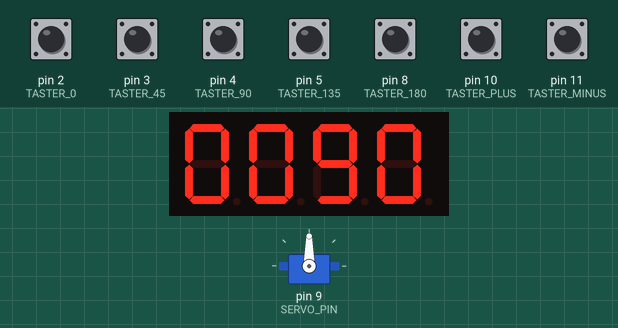
The sketch below on a simulated Arduino Uno, built with avr-gcc and run on an emulated ATmega328P. Parts: servo, 4-digit seven-segment display. Inputs (shaded band) come from the test bench; at power-on: pin 2 (TASTER_0), pin 3 (TASTER_45), pin 4 (TASTER_90), pin 5 (TASTER_135), pin 8 (TASTER_180), pin 10 (TASTER_PLUS), pin 11 (TASTER_MINUS) HIGH.

Above: at 1.2 s.
1.3 s: pin 2 (TASTER_0) pulled LOW for 0.15 s
At 2.5 s:
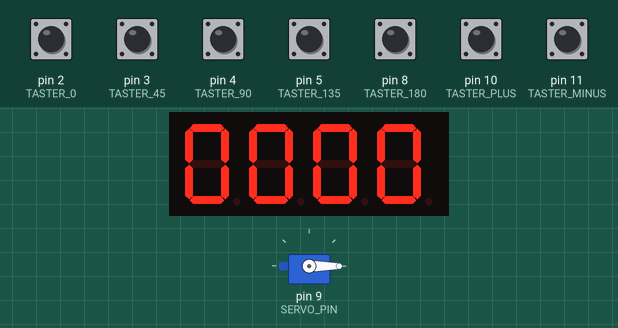
2.9 s: pin 3 (TASTER_45) pulled LOW for 0.15 s
At 4.1 s:
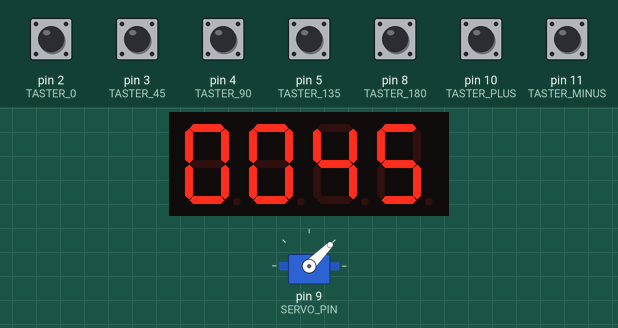
4.5 s: pin 11 (TASTER_MINUS) pulled LOW for 1 s
At 6.7 s:
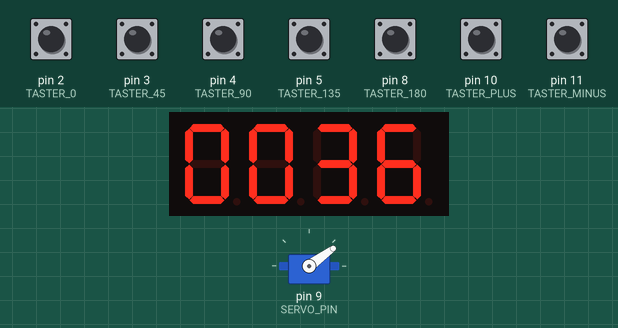
7.0 s: pin 5 (TASTER_135) pulled LOW for 0.15 s
At 8.2 s:
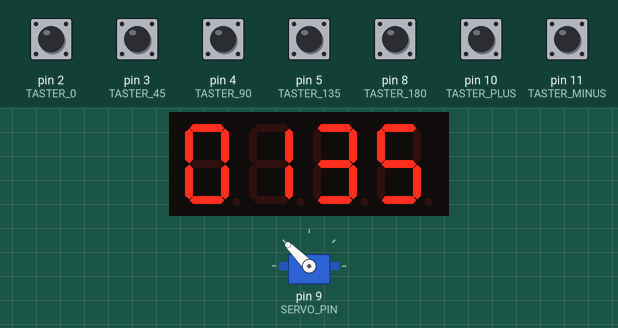
8.6 s: pin 8 (TASTER_180) pulled LOW for 0.15 s
At 9.8 s:
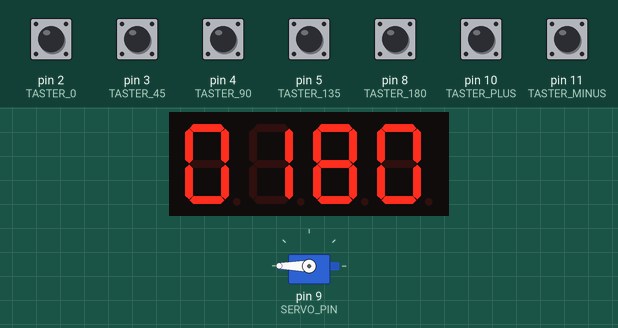
10.2 s: pin 11 (TASTER_MINUS) pulled LOW for 0.15 s
At 11.1 s:
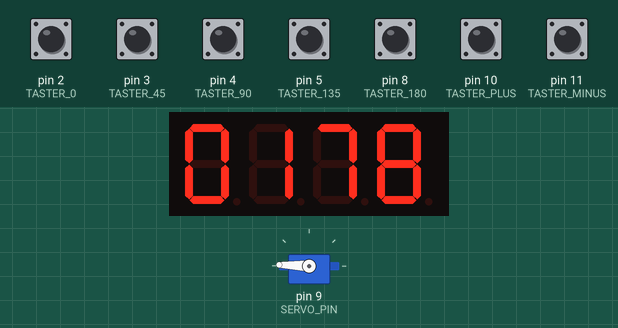
Timing chart, 0 to 12.8 s (numbered marks = the images above; inputs shaded):
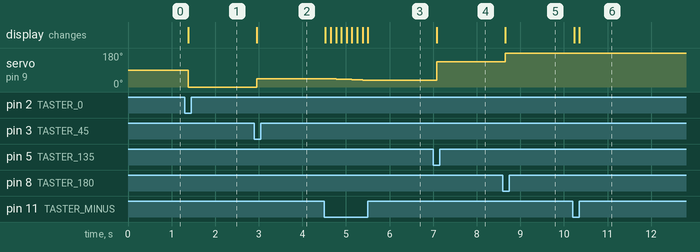

Measured:
- after the input at 1.3 s, servo on pin 9 (SERVO_PIN): 90° → 0° after 0.08 s; the display: changes after 0.08 s (image 1)
- after the input at 2.9 s, servo on pin 9 (SERVO_PIN): 0° → 45° after 0.05 s; the display: changes after 0.05 s (image 2)
- after the input at 4.5 s, servo on pin 9 (SERVO_PIN): moves from 45° to 36° over 0.95 s, starting at once; the display: first changes at once (image 3 shows a later state)
- after the input at 7.0 s, servo on pin 9 (SERVO_PIN): 36° → 135° after 0.08 s; the display: changes after 0.08 s (image 4)
- after the input at 8.6 s, servo on pin 9 (SERVO_PIN): 135° → 180° after 0.05 s; the display: changes after 0.05 s (image 5)
- after the input at 10.2 s, servo on pin 9 (SERVO_PIN): 180° → 179° at once, → 178° 0.10 s later; the display: first changes at once (image 6 shows a later state)

The sketch:

Servo_TM1637_Taster.ino
```cpp
#include <Servo.h>
#include <TM1637Display.h>

// TM1637 7-Segment-Display Pins
#define CLK 6  // TM1637 Clock-Pin
#define DIO 7  // TM1637 Data-Pin

TM1637Display display(CLK, DIO);
Servo meinServo;

// Servo-Pin
#define SERVO_PIN 9

// Taster-Pins einzeln definieren
#define TASTER_0   2  // Taster für 0°
#define TASTER_45  3  // Taster für 45°
#define TASTER_90  4  // Taster für 90°
#define TASTER_135 5  // Taster für 135°
#define TASTER_180 8  // Taster für 180°
#define TASTER_PLUS 10  // Taster für +1°
#define TASTER_MINUS 11 // Taster für -1°

int servoWinkel = 90; // Startposition des Servos (Mitte)


void setup() {
  // Servo initialisieren
  meinServo.attach(SERVO_PIN);

  // Display-Helligkeit setzen (0-7, 7 = Maximum)
  display.setBrightness(7);

  // Taster als Eingänge mit internem Pullup-Widerstand
  pinMode(TASTER_0, INPUT_PULLUP);
  pinMode(TASTER_45, INPUT_PULLUP);
  pinMode(TASTER_90, INPUT_PULLUP);
  pinMode(TASTER_135, INPUT_PULLUP);
  pinMode(TASTER_180, INPUT_PULLUP);
  pinMode(TASTER_PLUS, INPUT_PULLUP);
  pinMode(TASTER_MINUS, INPUT_PULLUP);

  // Startposition setzen
  meinServo.write(servoWinkel);
  display.showNumberDec(servoWinkel, true);
}

void loop() {
  // Wenn ein Taster gedrückt wird, neuen Winkel setzen
  if (digitalRead(TASTER_0) == LOW) {
    servoWinkel = 0;   // Servo auf 0°
  }
  if (digitalRead(TASTER_45) == LOW) {
    servoWinkel = 45;  // Servo auf 45°
  }
  if (digitalRead(TASTER_90) == LOW) {
    servoWinkel = 90;  // Servo auf 90°
  }
  if (digitalRead(TASTER_135) == LOW) {
    servoWinkel = 135; // Servo auf 135°
  }
  if (digitalRead(TASTER_180) == LOW) {
    servoWinkel = 180; // Servo auf 180°
  }

  // Feineinstellung: Servo 1° nach vorne oder hinten bewegen
  if (digitalRead(TASTER_PLUS) == LOW && servoWinkel < 180) {
    servoWinkel++;  // 1° vor
  }
  if (digitalRead(TASTER_MINUS) == LOW && servoWinkel > 0) {
    servoWinkel--;  // 1° zurück
  }

  // Servo auf den neuen Winkel setzen
  meinServo.write(servoWinkel);

  // Winkel auf 7-Segment-Display anzeigen
  display.showNumberDec(servoWinkel, true);

  // Kurze Verzögerung für stabile Taster-Erkennung
  delay(100);
}
```
